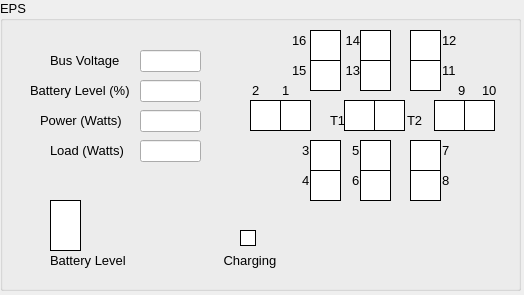
<?xml version="1.0" encoding="UTF-8"?>
<ui version="4.0">
 <class>EpsWidget</class>
 <widget class="QWidget" name="EpsWidget">
  <property name="geometry">
   <rect>
    <x>0</x>
    <y>0</y>
    <width>524</width>
    <height>295</height>
   </rect>
  </property>
  <property name="windowTitle">
   <string>Form</string>
  </property>
  <widget class="QGroupBox" name="epsGroupBox">
   <property name="geometry">
    <rect>
     <x>0</x>
     <y>0</y>
     <width>521</width>
     <height>291</height>
    </rect>
   </property>
   <property name="font">
    <font>
     <family>Arial</family>
     <pointsize>10</pointsize>
    </font>
   </property>
   <property name="styleSheet">
    <string notr="true"/>
   </property>
   <property name="title">
    <string>EPS</string>
   </property>
   <widget class="QLabel" name="label_1">
    <property name="geometry">
     <rect>
      <x>50</x>
      <y>50</y>
      <width>81</width>
      <height>20</height>
     </rect>
    </property>
    <property name="layoutDirection">
     <enum>Qt::RightToLeft</enum>
    </property>
    <property name="text">
     <string>Bus Voltage</string>
    </property>
   </widget>
   <widget class="QLabel" name="label_2">
    <property name="geometry">
     <rect>
      <x>30</x>
      <y>80</y>
      <width>101</width>
      <height>20</height>
     </rect>
    </property>
    <property name="text">
     <string>Battery Level (%)</string>
    </property>
   </widget>
   <widget class="QLabel" name="label_3">
    <property name="geometry">
     <rect>
      <x>40</x>
      <y>110</y>
      <width>91</width>
      <height>20</height>
     </rect>
    </property>
    <property name="layoutDirection">
     <enum>Qt::LeftToRight</enum>
    </property>
    <property name="text">
     <string>Power (Watts)</string>
    </property>
   </widget>
   <widget class="QLabel" name="label_4">
    <property name="geometry">
     <rect>
      <x>50</x>
      <y>140</y>
      <width>81</width>
      <height>20</height>
     </rect>
    </property>
    <property name="layoutDirection">
     <enum>Qt::LeftToRight</enum>
    </property>
    <property name="text">
     <string>Load (Watts)</string>
    </property>
   </widget>
   <widget class="QLineEdit" name="BusVoltage">
    <property name="geometry">
     <rect>
      <x>140</x>
      <y>50</y>
      <width>61</width>
      <height>22</height>
     </rect>
    </property>
   </widget>
   <widget class="QLineEdit" name="BatteryLevel">
    <property name="geometry">
     <rect>
      <x>140</x>
      <y>80</y>
      <width>61</width>
      <height>22</height>
     </rect>
    </property>
   </widget>
   <widget class="QLineEdit" name="Power">
    <property name="geometry">
     <rect>
      <x>140</x>
      <y>110</y>
      <width>61</width>
      <height>22</height>
     </rect>
    </property>
   </widget>
   <widget class="QLineEdit" name="Load">
    <property name="geometry">
     <rect>
      <x>140</x>
      <y>140</y>
      <width>61</width>
      <height>22</height>
     </rect>
    </property>
   </widget>
   <widget class="QFrame" name="Panel0">
    <property name="geometry">
     <rect>
      <x>280</x>
      <y>100</y>
      <width>31</width>
      <height>31</height>
     </rect>
    </property>
    <property name="styleSheet">
     <string notr="true">border-width: 1px;
border-style: solid;
border-color: rgb(0, 0, 0);
background-color: rgb(255,255,255);
</string>
    </property>
   </widget>
   <widget class="QFrame" name="Panel1">
    <property name="geometry">
     <rect>
      <x>250</x>
      <y>100</y>
      <width>31</width>
      <height>31</height>
     </rect>
    </property>
    <property name="styleSheet">
     <string notr="true">border-width: 1px;
border-style: solid;
border-color: rgb(0, 0, 0);
background-color: rgb(255,255,255);</string>
    </property>
    <property name="frameShape">
     <enum>QFrame::StyledPanel</enum>
    </property>
    <property name="frameShadow">
     <enum>QFrame::Raised</enum>
    </property>
   </widget>
   <widget class="QFrame" name="Panel2">
    <property name="geometry">
     <rect>
      <x>310</x>
      <y>140</y>
      <width>31</width>
      <height>31</height>
     </rect>
    </property>
    <property name="styleSheet">
     <string notr="true">border-width: 1px;
border-style: solid;
border-color: rgb(0, 0, 0);
background-color: rgb(255,255,255);</string>
    </property>
    <property name="frameShape">
     <enum>QFrame::StyledPanel</enum>
    </property>
    <property name="frameShadow">
     <enum>QFrame::Raised</enum>
    </property>
   </widget>
   <widget class="QFrame" name="Panel4">
    <property name="geometry">
     <rect>
      <x>360</x>
      <y>140</y>
      <width>31</width>
      <height>31</height>
     </rect>
    </property>
    <property name="styleSheet">
     <string notr="true">border-width: 1px;
border-style: solid;
border-color: rgb(0, 0, 0);
background-color: rgb(255,255,255);</string>
    </property>
    <property name="frameShape">
     <enum>QFrame::StyledPanel</enum>
    </property>
    <property name="frameShadow">
     <enum>QFrame::Raised</enum>
    </property>
   </widget>
   <widget class="QFrame" name="Panel3">
    <property name="geometry">
     <rect>
      <x>310</x>
      <y>170</y>
      <width>31</width>
      <height>31</height>
     </rect>
    </property>
    <property name="styleSheet">
     <string notr="true">border-width: 1px;
border-style: solid;
border-color: rgb(0, 0, 0);
background-color: rgb(255,255,255);</string>
    </property>
    <property name="frameShape">
     <enum>QFrame::StyledPanel</enum>
    </property>
    <property name="frameShadow">
     <enum>QFrame::Raised</enum>
    </property>
   </widget>
   <widget class="QFrame" name="Panel6">
    <property name="geometry">
     <rect>
      <x>410</x>
      <y>140</y>
      <width>31</width>
      <height>31</height>
     </rect>
    </property>
    <property name="styleSheet">
     <string notr="true">border-width: 1px;
border-style: solid;
border-color: rgb(0, 0, 0);
background-color: rgb(255,255,255);</string>
    </property>
    <property name="frameShape">
     <enum>QFrame::StyledPanel</enum>
    </property>
    <property name="frameShadow">
     <enum>QFrame::Raised</enum>
    </property>
   </widget>
   <widget class="QFrame" name="Panel7">
    <property name="geometry">
     <rect>
      <x>410</x>
      <y>170</y>
      <width>31</width>
      <height>31</height>
     </rect>
    </property>
    <property name="styleSheet">
     <string notr="true">border-width: 1px;
border-style: solid;
border-color: rgb(0, 0, 0);
background-color: rgb(255,255,255);</string>
    </property>
    <property name="frameShape">
     <enum>QFrame::StyledPanel</enum>
    </property>
    <property name="frameShadow">
     <enum>QFrame::Raised</enum>
    </property>
   </widget>
   <widget class="QFrame" name="Panel16">
    <property name="geometry">
     <rect>
      <x>344</x>
      <y>100</y>
      <width>31</width>
      <height>31</height>
     </rect>
    </property>
    <property name="styleSheet">
     <string notr="true">border-width: 1px;
border-style: solid;
border-color: rgb(0, 0, 0);
background-color: rgb(255,255,255);</string>
    </property>
    <property name="frameShape">
     <enum>QFrame::StyledPanel</enum>
    </property>
    <property name="frameShadow">
     <enum>QFrame::Raised</enum>
    </property>
   </widget>
   <widget class="QFrame" name="ChargingLight">
    <property name="geometry">
     <rect>
      <x>240</x>
      <y>230</y>
      <width>16</width>
      <height>16</height>
     </rect>
    </property>
    <property name="styleSheet">
     <string notr="true">border-width: 1px;
border-style: solid;
border-color: rgb(0, 0, 0);
background-color: rgb(255,255,255);</string>
    </property>
    <property name="frameShape">
     <enum>QFrame::StyledPanel</enum>
    </property>
    <property name="frameShadow">
     <enum>QFrame::Raised</enum>
    </property>
   </widget>
   <widget class="QFrame" name="Panel5">
    <property name="geometry">
     <rect>
      <x>360</x>
      <y>170</y>
      <width>31</width>
      <height>31</height>
     </rect>
    </property>
    <property name="styleSheet">
     <string notr="true">border-width: 1px;
border-style: solid;
border-color: rgb(0, 0, 0);
background-color: rgb(255,255,255);</string>
    </property>
    <property name="frameShape">
     <enum>QFrame::StyledPanel</enum>
    </property>
    <property name="frameShadow">
     <enum>QFrame::Raised</enum>
    </property>
   </widget>
   <widget class="QLabel" name="label_32">
    <property name="geometry">
     <rect>
      <x>282</x>
      <y>80</y>
      <width>16</width>
      <height>20</height>
     </rect>
    </property>
    <property name="layoutDirection">
     <enum>Qt::LeftToRight</enum>
    </property>
    <property name="text">
     <string>1</string>
    </property>
   </widget>
   <widget class="QLabel" name="label_33">
    <property name="geometry">
     <rect>
      <x>252</x>
      <y>80</y>
      <width>16</width>
      <height>20</height>
     </rect>
    </property>
    <property name="layoutDirection">
     <enum>Qt::LeftToRight</enum>
    </property>
    <property name="text">
     <string>2</string>
    </property>
   </widget>
   <widget class="QLabel" name="label_34">
    <property name="geometry">
     <rect>
      <x>302</x>
      <y>140</y>
      <width>16</width>
      <height>20</height>
     </rect>
    </property>
    <property name="layoutDirection">
     <enum>Qt::LeftToRight</enum>
    </property>
    <property name="text">
     <string>3</string>
    </property>
   </widget>
   <widget class="QLabel" name="label_35">
    <property name="geometry">
     <rect>
      <x>302</x>
      <y>170</y>
      <width>16</width>
      <height>20</height>
     </rect>
    </property>
    <property name="layoutDirection">
     <enum>Qt::LeftToRight</enum>
    </property>
    <property name="text">
     <string>4</string>
    </property>
   </widget>
   <widget class="QLabel" name="label_36">
    <property name="geometry">
     <rect>
      <x>352</x>
      <y>140</y>
      <width>16</width>
      <height>20</height>
     </rect>
    </property>
    <property name="layoutDirection">
     <enum>Qt::LeftToRight</enum>
    </property>
    <property name="text">
     <string>5</string>
    </property>
   </widget>
   <widget class="QLabel" name="label_37">
    <property name="geometry">
     <rect>
      <x>352</x>
      <y>170</y>
      <width>16</width>
      <height>20</height>
     </rect>
    </property>
    <property name="layoutDirection">
     <enum>Qt::LeftToRight</enum>
    </property>
    <property name="text">
     <string>6</string>
    </property>
   </widget>
   <widget class="QLabel" name="label_38">
    <property name="geometry">
     <rect>
      <x>442</x>
      <y>140</y>
      <width>16</width>
      <height>20</height>
     </rect>
    </property>
    <property name="layoutDirection">
     <enum>Qt::LeftToRight</enum>
    </property>
    <property name="text">
     <string>7</string>
    </property>
   </widget>
   <widget class="QLabel" name="label_39">
    <property name="geometry">
     <rect>
      <x>442</x>
      <y>170</y>
      <width>16</width>
      <height>20</height>
     </rect>
    </property>
    <property name="layoutDirection">
     <enum>Qt::LeftToRight</enum>
    </property>
    <property name="text">
     <string>8</string>
    </property>
   </widget>
   <widget class="QLabel" name="label_40">
    <property name="geometry">
     <rect>
      <x>330</x>
      <y>110</y>
      <width>16</width>
      <height>20</height>
     </rect>
    </property>
    <property name="layoutDirection">
     <enum>Qt::LeftToRight</enum>
    </property>
    <property name="text">
     <string>T1</string>
    </property>
   </widget>
   <widget class="QLabel" name="label_41">
    <property name="geometry">
     <rect>
      <x>220</x>
      <y>250</y>
      <width>61</width>
      <height>20</height>
     </rect>
    </property>
    <property name="layoutDirection">
     <enum>Qt::LeftToRight</enum>
    </property>
    <property name="text">
     <string> Charging</string>
    </property>
   </widget>
   <widget class="QFrame" name="BatteryLevelBar">
    <property name="geometry">
     <rect>
      <x>50</x>
      <y>200</y>
      <width>31</width>
      <height>51</height>
     </rect>
    </property>
    <property name="styleSheet">
     <string notr="true">border-width: 1px;
border-style: solid;
border-color: rgb(0, 0, 0);
background-color: rgb(255,255,255);</string>
    </property>
    <property name="frameShape">
     <enum>QFrame::StyledPanel</enum>
    </property>
    <property name="frameShadow">
     <enum>QFrame::Raised</enum>
    </property>
   </widget>
   <widget class="QLabel" name="label_59">
    <property name="geometry">
     <rect>
      <x>50</x>
      <y>250</y>
      <width>81</width>
      <height>20</height>
     </rect>
    </property>
    <property name="layoutDirection">
     <enum>Qt::LeftToRight</enum>
    </property>
    <property name="text">
     <string>Battery Level</string>
    </property>
   </widget>
   <widget class="QFrame" name="Panel8">
    <property name="geometry">
     <rect>
      <x>434</x>
      <y>100</y>
      <width>31</width>
      <height>31</height>
     </rect>
    </property>
    <property name="styleSheet">
     <string notr="true">border-width: 1px;
border-style: solid;
border-color: rgb(0, 0, 0);
background-color: rgb(255,255,255);</string>
    </property>
    <property name="frameShape">
     <enum>QFrame::StyledPanel</enum>
    </property>
    <property name="frameShadow">
     <enum>QFrame::Raised</enum>
    </property>
   </widget>
   <widget class="QFrame" name="Panel9">
    <property name="geometry">
     <rect>
      <x>464</x>
      <y>100</y>
      <width>31</width>
      <height>31</height>
     </rect>
    </property>
    <property name="styleSheet">
     <string notr="true">border-width: 1px;
border-style: solid;
border-color: rgb(0, 0, 0);
background-color: rgb(255,255,255);</string>
    </property>
    <property name="frameShape">
     <enum>QFrame::StyledPanel</enum>
    </property>
    <property name="frameShadow">
     <enum>QFrame::Raised</enum>
    </property>
   </widget>
   <widget class="QFrame" name="Panel11">
    <property name="geometry">
     <rect>
      <x>410</x>
      <y>30</y>
      <width>31</width>
      <height>31</height>
     </rect>
    </property>
    <property name="styleSheet">
     <string notr="true">border-width: 1px;
border-style: solid;
border-color: rgb(0, 0, 0);
background-color: rgb(255,255,255);</string>
    </property>
    <property name="frameShape">
     <enum>QFrame::StyledPanel</enum>
    </property>
    <property name="frameShadow">
     <enum>QFrame::Raised</enum>
    </property>
   </widget>
   <widget class="QFrame" name="Panel10">
    <property name="geometry">
     <rect>
      <x>410</x>
      <y>60</y>
      <width>31</width>
      <height>31</height>
     </rect>
    </property>
    <property name="styleSheet">
     <string notr="true">border-width: 1px;
border-style: solid;
border-color: rgb(0, 0, 0);
background-color: rgb(255,255,255);</string>
    </property>
    <property name="frameShape">
     <enum>QFrame::StyledPanel</enum>
    </property>
    <property name="frameShadow">
     <enum>QFrame::Raised</enum>
    </property>
   </widget>
   <widget class="QFrame" name="Panel12">
    <property name="geometry">
     <rect>
      <x>360</x>
      <y>60</y>
      <width>31</width>
      <height>31</height>
     </rect>
    </property>
    <property name="styleSheet">
     <string notr="true">border-width: 1px;
border-style: solid;
border-color: rgb(0, 0, 0);
background-color: rgb(255,255,255);</string>
    </property>
    <property name="frameShape">
     <enum>QFrame::StyledPanel</enum>
    </property>
    <property name="frameShadow">
     <enum>QFrame::Raised</enum>
    </property>
   </widget>
   <widget class="QFrame" name="Panel13">
    <property name="geometry">
     <rect>
      <x>360</x>
      <y>30</y>
      <width>31</width>
      <height>31</height>
     </rect>
    </property>
    <property name="styleSheet">
     <string notr="true">border-width: 1px;
border-style: solid;
border-color: rgb(0, 0, 0);
background-color: rgb(255,255,255);</string>
    </property>
    <property name="frameShape">
     <enum>QFrame::StyledPanel</enum>
    </property>
    <property name="frameShadow">
     <enum>QFrame::Raised</enum>
    </property>
   </widget>
   <widget class="QFrame" name="Panel14">
    <property name="geometry">
     <rect>
      <x>310</x>
      <y>60</y>
      <width>31</width>
      <height>31</height>
     </rect>
    </property>
    <property name="styleSheet">
     <string notr="true">border-width: 1px;
border-style: solid;
border-color: rgb(0, 0, 0);
background-color: rgb(255,255,255);</string>
    </property>
    <property name="frameShape">
     <enum>QFrame::StyledPanel</enum>
    </property>
    <property name="frameShadow">
     <enum>QFrame::Raised</enum>
    </property>
   </widget>
   <widget class="QFrame" name="Panel15">
    <property name="geometry">
     <rect>
      <x>310</x>
      <y>30</y>
      <width>31</width>
      <height>31</height>
     </rect>
    </property>
    <property name="styleSheet">
     <string notr="true">border-width: 1px;
border-style: solid;
border-color: rgb(0, 0, 0);
background-color: rgb(255,255,255);</string>
    </property>
    <property name="frameShape">
     <enum>QFrame::StyledPanel</enum>
    </property>
    <property name="frameShadow">
     <enum>QFrame::Raised</enum>
    </property>
   </widget>
   <widget class="QFrame" name="Panel17">
    <property name="geometry">
     <rect>
      <x>374</x>
      <y>100</y>
      <width>31</width>
      <height>31</height>
     </rect>
    </property>
    <property name="styleSheet">
     <string notr="true">border-width: 1px;
border-style: solid;
border-color: rgb(0, 0, 0);
background-color: rgb(255,255,255);</string>
    </property>
    <property name="frameShape">
     <enum>QFrame::StyledPanel</enum>
    </property>
    <property name="frameShadow">
     <enum>QFrame::Raised</enum>
    </property>
   </widget>
   <widget class="QLabel" name="label_42">
    <property name="geometry">
     <rect>
      <x>458</x>
      <y>80</y>
      <width>20</width>
      <height>20</height>
     </rect>
    </property>
    <property name="layoutDirection">
     <enum>Qt::LeftToRight</enum>
    </property>
    <property name="text">
     <string>9</string>
    </property>
   </widget>
   <widget class="QLabel" name="label_43">
    <property name="geometry">
     <rect>
      <x>482</x>
      <y>80</y>
      <width>16</width>
      <height>20</height>
     </rect>
    </property>
    <property name="layoutDirection">
     <enum>Qt::LeftToRight</enum>
    </property>
    <property name="text">
     <string>10</string>
    </property>
   </widget>
   <widget class="QLabel" name="label_44">
    <property name="geometry">
     <rect>
      <x>442</x>
      <y>60</y>
      <width>16</width>
      <height>20</height>
     </rect>
    </property>
    <property name="layoutDirection">
     <enum>Qt::LeftToRight</enum>
    </property>
    <property name="text">
     <string>11</string>
    </property>
   </widget>
   <widget class="QLabel" name="label_45">
    <property name="geometry">
     <rect>
      <x>442</x>
      <y>30</y>
      <width>16</width>
      <height>20</height>
     </rect>
    </property>
    <property name="layoutDirection">
     <enum>Qt::LeftToRight</enum>
    </property>
    <property name="text">
     <string>12</string>
    </property>
   </widget>
   <widget class="QLabel" name="label_46">
    <property name="geometry">
     <rect>
      <x>342</x>
      <y>60</y>
      <width>21</width>
      <height>20</height>
     </rect>
    </property>
    <property name="layoutDirection">
     <enum>Qt::LeftToRight</enum>
    </property>
    <property name="text">
     <string> 13</string>
    </property>
   </widget>
   <widget class="QLabel" name="label_47">
    <property name="geometry">
     <rect>
      <x>342</x>
      <y>30</y>
      <width>21</width>
      <height>20</height>
     </rect>
    </property>
    <property name="layoutDirection">
     <enum>Qt::LeftToRight</enum>
    </property>
    <property name="text">
     <string> 14</string>
    </property>
   </widget>
   <widget class="QLabel" name="label_48">
    <property name="geometry">
     <rect>
      <x>292</x>
      <y>60</y>
      <width>16</width>
      <height>20</height>
     </rect>
    </property>
    <property name="layoutDirection">
     <enum>Qt::LeftToRight</enum>
    </property>
    <property name="text">
     <string>15</string>
    </property>
   </widget>
   <widget class="QLabel" name="label_49">
    <property name="geometry">
     <rect>
      <x>292</x>
      <y>30</y>
      <width>16</width>
      <height>20</height>
     </rect>
    </property>
    <property name="layoutDirection">
     <enum>Qt::LeftToRight</enum>
    </property>
    <property name="text">
     <string>16</string>
    </property>
   </widget>
   <widget class="QLabel" name="label_50">
    <property name="geometry">
     <rect>
      <x>407</x>
      <y>110</y>
      <width>21</width>
      <height>20</height>
     </rect>
    </property>
    <property name="layoutDirection">
     <enum>Qt::LeftToRight</enum>
    </property>
    <property name="text">
     <string>T2</string>
    </property>
   </widget>
  </widget>
 </widget>
 <resources/>
 <connections/>
</ui>
